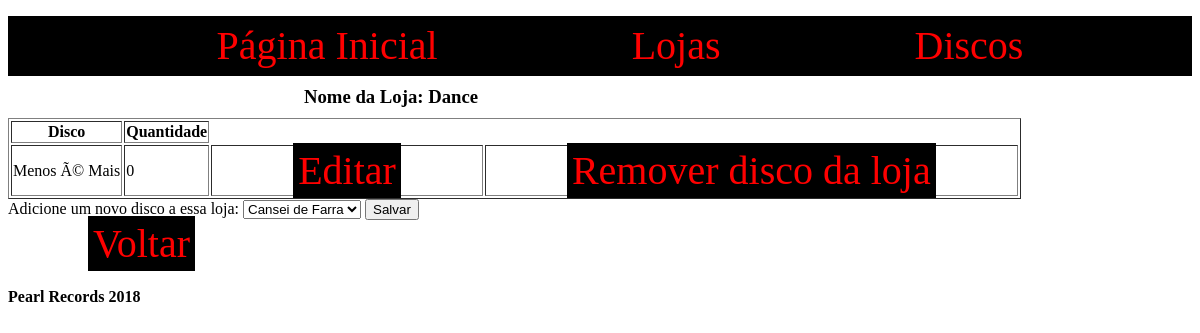
Screenshot of /verDiscos.php?id=4 with the database file from the repository.
### tables this page shows
CREATE TABLE `Loja` (
  `IdLoja` int(11) NOT NULL,
  `Dono` varchar(100) NOT NULL,
  `Telefone` varchar(20) NOT NULL,
  `EnderecoRua` varchar(30) NOT NULL,
  `EnderecoNumero` int(11) NOT NULL,
  `EnderecoBairro` varchar(30) NOT NULL,
  `EnderecoCEP` varchar(10) NOT NULL,
  `EnderecoCidade` varchar(50) NOT NULL,
  `Nome` varchar(70) DEFAULT NULL
);

CREATE TABLE `Loja_Disco` (
  `IdLoja` int(11) NOT NULL,
  `IdDisco` int(11) NOT NULL,
  `QtdDisco` int(11) NOT NULL
);

CREATE TABLE `Disco` (
  `IdDisco` int(11) NOT NULL,
  `Artista` varchar(50) NOT NULL,
  `AnoLancado` int(11) NOT NULL,
  `Genero` varchar(50) NOT NULL,
  `Nome` varchar(60) NOT NULL
);

### LojaDAO.php (called while the page is built, shortened)
<?php
	class LojaDAO{
		public function conectar(){
			$servidor = "localhost";
			$usuario = "root";
			$senha = "";
			$bancodados = "PearlRecords";
			$conexao = new mysqli($servidor, $usuario, $senha, $bancodados);
			return $conexao;
		}
		function buscarPorId($codigo){
			$loja = new Loja();
			try{
				$d = $this->conectar();
				$query = "select * from Loja where IdLoja = {$codigo}";
				$resultado = $d->query($query);
				$registro = mysqli_fetch_assoc($resultado);
				$loja->setIdLoja($registro['IdLoja']);
				$loja->setNome($registro['Nome']);
				$loja->setDono($registro['Dono']);
				$loja->setTelefone($registro['Telefone']);
				$loja->setRua($registro['EnderecoRua']);
				$loja->setNumero($registro['EnderecoNumero']);
				$loja->setBairro($registro['EnderecoBairro']);
				$loja->setCEP($registro['EnderecoCEP']);
				$loja->setCidade($registro['EnderecoCidade']);
			}catch(Exception $ex){
				echo $ex->getFile().' : '.$ex->getLine().' : '.$ex->getMessage();
			}
			return $loja;
		}
	}
?>

### Loja.php (called while the page is built, shortened)
<?php
	class Loja {
		private $nome;
		private $id;
		function getIdLoja(){
			return $this->id;
		}
		function setIdLoja($id){
			$this->id = $id;
		}
		function setNome($nome){
			$this->nome = $nome;
		}
		function getNome(){
			return $this->nome;
		}
	}
?>

### loja_discoDAO.php (called while the page is built, shortened)
<?php
	class Loja_DiscoDAO{
		public function conectar(){
			$servidor = "localhost";
			$usuario = "root";
			$senha = "";
			$bancodados = "PearlRecords";
			$conexao = new mysqli($servidor, $usuario, $senha, $bancodados);
			return $conexao;
		}
		public function consultarDiscosDaLoja($id){
			$loja_discos = array();
			try{
				$d = $this->conectar();
				$query = "SELECT * FROM Loja_Disco
					WHERE IdLoja = {$id}";
				$resultado = $d->query($query);
				while($registro = mysqli_fetch_assoc($resultado)){
					$loja_disco = new Loja_Disco();
					$loja_disco->setIdLoja($registro['IdLoja']);
					$loja_disco->setIdDisco($registro['IdDisco']);
					$loja_disco->setQtd($registro['QtdDisco']);
					array_push($loja_discos, $loja_disco);
				}
			}catch(Exception $ex){
				$situacao = FALSE;
				echo $ex->getFile().' : '.$ex->getLine().' : '.$ex->getMessage();
			}
			return $loja_discos;
		}
	}
?>

### DiscoDAO.php (called while the page is built, shortened)
<?php
	class DiscoDAO{
		public function conectar(){
			$servidor = "localhost";
			$usuario = "root";
			$senha = "";
			$bancodados = "PearlRecords";
			$conexao = new mysqli($servidor, $usuario, $senha, $bancodados);
			return $conexao;
		}
		public function listarDiscos(){
			$discos = array();
			try{
				$d = $this->conectar();
				$query = "SELECT * FROM Disco";
				$resultado = $d->query($query);
				while($registro = mysqli_fetch_assoc($resultado)){
					$disco = new Disco();
					$disco->setIdDisco($registro['IdDisco']);
					$disco->setNomeDisco($registro['Nome']);
					$disco->setArtista($registro['Artista']);
					$disco->setAnoLancado($registro['AnoLancado']);
					$disco->setGenero($registro['Genero']);
					array_push($discos, $disco);
				}
			}catch(Exception $ex){
				$situacao = FALSE;
				echo $ex->getFile().' : '.$ex->getLine().' : '.$ex->getMessage();
			}
			return $discos;
		}
		function buscarPorId($codigo){
			$disco = new Disco();
			try{
				$d = $this->conectar();
				$query = "select * from Disco where IdDisco = {$codigo}";
				$resultado = $d->query($query);
				$registro = mysqli_fetch_assoc($resultado);
				$disco->setIdDisco($registro['IdDisco']);
				$disco->setNomeDisco($registro['Nome']);
				$disco->setArtista($registro['Artista']);
				$disco->setAnoLancado($registro['AnoLancado']);
				$disco->setGenero($registro['Genero']);
			}catch(Exception $ex){
				echo $ex->getFile().' : '.$ex->getLine().' : '.$ex->getMessage();
			}
			return $disco;
		}
	}
?>

### Disco.php (called while the page is built, shortened)
<?php
	class Disco {
		private $nome;
		private $id;
		function getIdDisco(){
			return $this->id;
		}
		function setIdDisco($id){
			$this->id = $id;
		}
		function setNomeDisco($nome){
			$this->nome = $nome;
		}
		function getNomeDisco(){
			return $this->nome;
		}
	}
?>

### loja_disco.php (called while the page is built)
<?php
	class Loja_Disco {
		private $qtd;
		private $idDisco;
		private $idLoja;
		function getIdDisco(){
			return $this->idDisco;
		}
		function setIdDisco($id){
			$this->idDisco = $id;
		}
		function getIdLoja(){
			return $this->idLoja;
		}
		function setIdLoja($id){
			$this->idLoja = $id;
		}
		function getQtd(){
			return $this->qtd;
		}
		function setQtd($qtd){
			$this->qtd = $qtd;
		}
	}
?>

### verDiscos.php (the view, shortened to what this page needs)
<?php
require_once 'loja_disco.php';
require_once 'loja_discoDAO.php';
$banco_loja_disco = new Loja_DiscoDAO();
$loja_disco = $banco_loja_disco->consultarDiscosDaLoja($_GET["id"]);
require_once 'Loja.php';
require_once 'LojaDAO.php';
$banco_loja = new LojaDAO();
$loja = $banco_loja->buscarPorId($_GET["id"]);
require_once 'Disco.php';
require_once 'DiscoDAO.php';
$banco_disco = new DiscoDAO();
$discos = $banco_disco->listarDiscos();
?>
<!DOCTYPE html>
<html>
    <head>
            <link rel="stylesheet" type="text/css" href="Menu.css">
    </head>
    <body>
        <header>
            <nav class="menu">
                <ul>
                    <li><a href = "index.php">Página Inicial</a></li>
                    <li><a href = "listarLojas.php">Lojas</a></li>
                    <li><a href = "listarDiscos.php">Discos</a></li>
                </ul>
            </nav>
        </header>
	<div>
		<h3> Nome da Loja: <?php echo $loja->getNome() ?> </h3>
	</div>
	<div>
		<table border=1>
			<thead>
			<tr>
				<th> Disco </th>
				<th> Quantidade </th>
			</tr>
			</thead>
			<tbody>
			<?php
				foreach($loja_disco as $relacao){
					$idDisco = $relacao->getIdDisco();
					$disco = $banco_disco->buscarPorId($idDisco);
			?>
				<tr>
					<td><?php echo $disco->getNomeDisco() ?></td>
					<td><?php echo $relacao->getQtd() ?></td>
					<td><a href="alterarQtdDisco.php?idD=<?php echo $relacao->getIdDisco();?>&idL=<?php echo $relacao->getIdLoja();?>" class="tablebutton">Editar</a></td>
					<td><a href="loja_discoHelper.php?acao=excluirD&idL=<?php echo $relacao->getIdLoja(); ?>&idD=<?php echo $relacao->getIdDisco(); ?>" class="tablebutton">Remover disco da loja</a></td>
				</tr>
			<?php   }  ?>
			</tbody>
		</table>
	</div>
		<div class="formulario">
			<form method="post" action="loja_discoHelper.php?acao=adicionarD&idL=<?php echo $loja->getIdLoja(); ?>">
				Adicione um novo disco a essa loja: <select name="idD">
					<?php
				   foreach($discos as $disco) {
					?>
		             <option value="<?php echo $disco->getIdDisco() ?>"> <?php echo $disco->getNomeDisco() ?> </option>
					<?php } ?>
  		 		</select>
				<button type="submit">Salvar</button>
			</form>
		</div>
	<a href="listarLojas.php" class="voltarbutton">Voltar</a>
	<footer>
            <h4>Pearl Records 2018</h4>
        </footer>
    </body>
</html>

### Menu.css (style rules this page uses)
header { height: 60px; background-color: #000000; text-align: center; }
.menu ul li { display:inline-block; line-height: 60px; margin: 0 10px; }
a { text-decoration: none; color: #ff0000; font-size: 40px; background-color: #000000; padding: 5px; margin: 80px; }
h3 { margin: auto; width: 50%; padding: 10px; }

### rows the page displays
loja: Nome "Dance"
loja_disco: IdDisco.Nome "Menos Ã© Mais", QtdDisco "0"

### other values shown
form field idD "Cansei de Farra"
